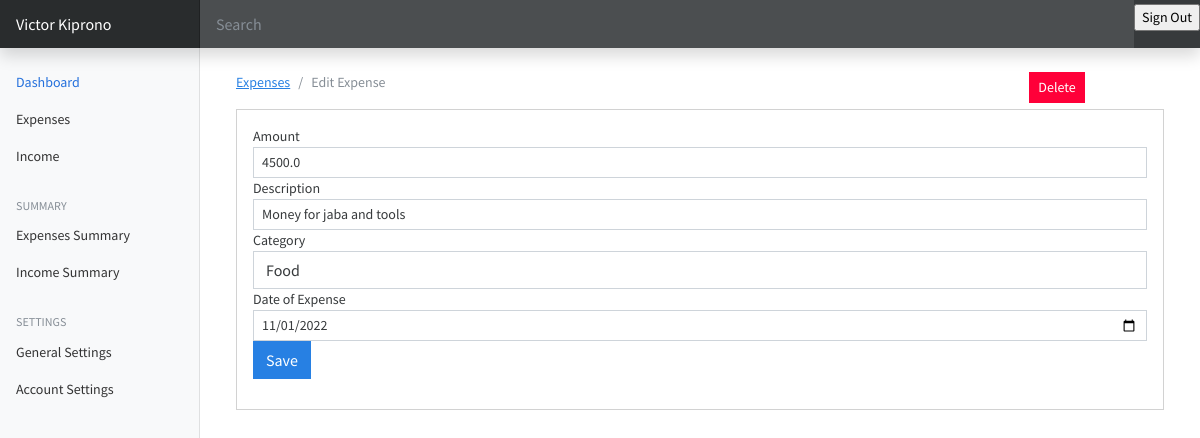
The app's page /edit-expense/5 (signed in) with its own data.
### expenses/models.py (models this page shows, shortened)
class Expense(models.Model):
    amount = models.FloatField()
    date = models.DateField(default=now)
    description = models.TextField()
    owner = models.ForeignKey(to=User, on_delete=models.CASCADE)
    category = models.CharField(max_length=266)
    class Meta:
        ordering: ['-date']

### expenses/views.py (the view, shortened to what this page needs)
# urls.py: path('edit-expense/<int:id>', views.expense_edit, name="expense-edit"),
@login_required(login_url='/authentication/login')
def expense_edit(request, id):
    expense = Expense.objects.get(pk=id)
    categories = Category.objects.all()
    context = {
        'expense': expense,
        'values': expense,
        'categories': categories
    }
    if request.method == 'GET':
        return render(request, 'expenses/edit-expense.html', context)

### templates/expenses/edit-expense.html (shortened to what this page needs)
{% extends 'base.html' %} {% block content %}
<div class="container mt-4">
  <div class="row">
    <div class="col-md-10">
      <nav aria-label="breadcrumb">
        <ol class="breadcrumb">
          <li class="breadcrumb-item">
            <a href="{% url 'expenses'%}">Expenses</a>
          </li>
          <li class="breadcrumb-item active" aria-current="page">
            Edit Expense
          </li>
        </ol>
      </nav>
    </div>
    <div class="col-md-2">
      <a
        href="{% url 'expense-delete' expense.id %}"
        class="btn btn-danger btn-sm"
        >Delete</a
      >
    </div>
  </div>
  <div class="card">
    <div class="card-body">
      <form action="{% url 'expense-edit' expense.id %}" method="post">
        <div class="form-group">
          <label for="">Amount</label>
          <input
            type="text"
            class="form-control form-control-sm"
            name="amount"
            value="{{values.amount}}"
          />
        </div>
        <div class="form-group">
          <label for="">Description</label>
          <input
            type="text"
            class="form-control form-control-sm"
            name="description"
            value="{{values.description}}"
          />
        </div>
        <div class="form-group">
          <label for="">Category</label>
          <select class="form-control" name="category">
            <option selected name="category" value="{{values.category}}"
              >{{values.category}}</option
            >
          </select>
        </div>
        <div class="form-group">
          <label for="">Date of Expense</label>
          <input
            type="date"
            value="{{values.date |date:'Y-m-d' }}"
            class="form-control form-control-sm"
            name="expense_date"
          />
        </div>
        <input
          type="submit"
          value="Save"
          class="btn btn-primary btn-primary-sm"
        />
      </form>
    </div>
  </div>
</div>
{% endblock %}

### expenseswebsite/static/css/dashboard.css (style rules this page uses)
body { font-size: .875rem; }

### records on screen
Expense: amount "4500.0", description "Money for jaba and tools", category "Food", expense_date "11/01/2022"
